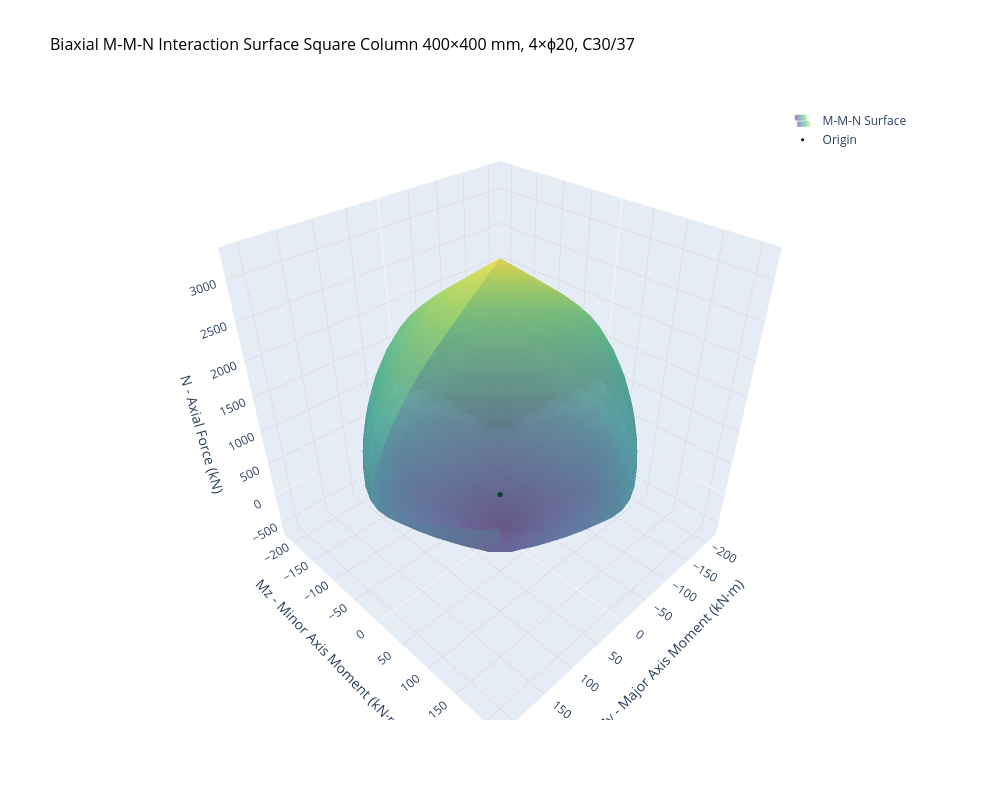

The code cell stored with this chart in its notebook:
### Markdown cell above
## 6. Visualize the 3D Surface <a id='visualize'></a>

Plot the M-M-N interaction surface in 3D space.

### Code cell
# Visualize using the new plot() method
fig = surface.plot(
    show=True,
    title="Biaxial M-M-N Interaction Surface\nSquare Column 400×400 mm, 4×ϕ20, C30/37",
    n_angles=36,
    n_axial_levels=20
)

# The interactive Plotly plot shows:
# - Translucent surface with Delaunay triangulation
# - Latitude rings (constant N contours) with faint black lines
# - Longitude lines (constant angle rays) with faint black lines
# - Hover to see coordinates at each point
# - Rotate, pan, and zoom in 3D space

### Figure 1 — Plotly figure (JSON) as saved in the notebook; plotly's stock layout.template omitted (floating-point values rounded to 4 significant figures; data arrays with more than 128 entries replaced by an {"elided": "..."} marker saying what was removed)
{"data": [{"colorscale": [[0, "#440154"], [0.1111, "#482878"], [0.2222, "#3e4989"], [0.3333, "#31688e"], [0.4444, "#26828e"], [0.5556, "#1f9e89"], [0.6667, "#35b779"], [0.7778, "#6ece58"], [0.8889, "#b5de2b"], [1, "#fde725"]], "hoverinfo": "skip", "name": "M-M-N Surface", "opacity": 0.5, "showlegend": true, "showscale": false, "type": "surface", "x": {"elided": "22x37 float values"}, "y": {"elided": "22x37 float values"}, "z": {"elided": "22x37 float values"}}, {"hovertemplate": "Origin<extra></extra>", "marker": {"color": "black", "size": 3, "symbol": "circle"}, "mode": "markers", "name": "Origin", "type": "scatter3d", "x": [0], "y": [0], "z": [0]}], "layout": {"height": 800, "legend": {"x": 0.99, "xanchor": "right", "y": 0.99, "yanchor": "top"}, "scene": {"aspectmode": "cube", "xaxis": {"gridcolor": "lightgray", "gridwidth": 1, "showgrid": true, "title": {"text": "My - Major Axis Moment (kN·m)"}}, "yaxis": {"gridcolor": "lightgray", "gridwidth": 1, "showgrid": true, "title": {"text": "Mz - Minor Axis Moment (kN·m)"}}, "zaxis": {"gridcolor": "lightgray", "gridwidth": 1, "showgrid": true, "title": {"text": "N - Axial Force (kN)"}}}, "showlegend": true, "title": {"font": {"color": "black", "size": 16}, "text": "Biaxial M-M-N Interaction Surface\nSquare Column 400×400 mm, 4×ϕ20, C30/37"}, "width": 1000}}
